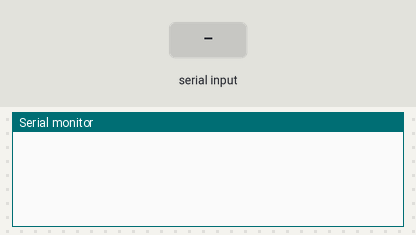
Simulated run of this sketch. Board: ESP32. On the bench: the last lines printed to the serial monitor. The test bench sets the inputs (shaded band).

Above: at 2.8 s.
2.9 s: "<90,45,200>" received over the second serial link
At 3.8 s:
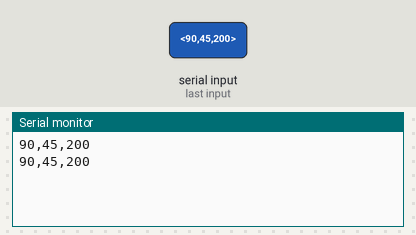
5.5 s: "<90,45>" received over the second serial link
At 6.6 s:
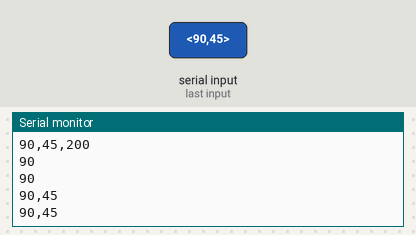
7.5 s: "<90,45,200,10>" received over the second serial link
At 8.8 s:
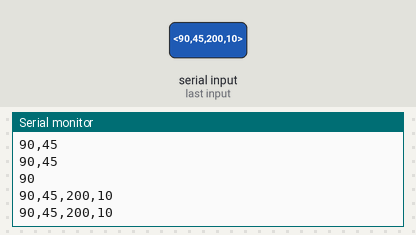
9.5 s: "<1>" received over the second serial link
At 10.8 s:
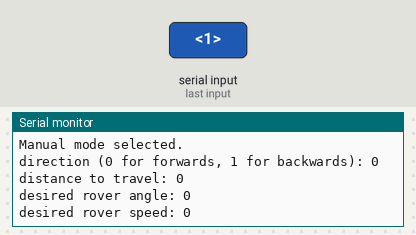
11.5 s: "<0>" received over the second serial link
At 12.8 s:
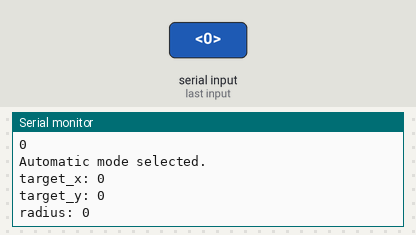
Timing chart, 0 to 14.5 s (numbered marks = the images above; inputs shaded):
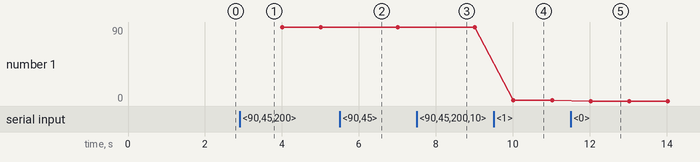

The sketch:

drive_serial0.ino
```cpp
// edit the pin numbers according to arduino nano every's pin assignment
#define TXD1 0
#define RXD1 1

// variables used for Serial Communication
#define MSG_BUFFER_SIZE (50)
char msg[MSG_BUFFER_SIZE];
char recvFromControl[MSG_BUFFER_SIZE];
char tmpFromControl[MSG_BUFFER_SIZE];
boolean newData = false;

// variables received from CONTROL from COMMAND
int driveMode;
// automatic mode
int target_x;           // target x-coordinate to travel to
int target_y;           // target y-coordinate to travel to
int radius;             // radius to sweep in automatic mode
// manual mode: can only be used after all obstacles have been detected
int cmd_direction;      // 0 for forwards, 1 for backwards
int cmd_dist;           // travel distance in terms of mm
int cmd_angle;          // -180 to 180, ACW is positive, CW is negative
int cmd_speed;          // rover speed


// variables to send to CONTROL, these values will actually change as the rover moves on the full Drive code
int rover_x=200;
int rover_y=300;
int steeringAngle=45;


void setup(){
  Serial.begin(57600);
  Serial1.begin(9600, SERIAL_8N1, RXD1, TXD1);
}

void loop(){
 getControlData();
 sendToControl();
}

// Send data to CONTROL every second
void sendToControl(){
 snprintf (msg, MSG_BUFFER_SIZE, "<%i,%i,%i>", rover_x, rover_y, steeringAngle);
 Serial1.write(msg);
 delay(1000);
}

void getControlData(){
  recvFromSerial1();
  Serial.println(recvFromControl);
  if (newData == true) {
    strcpy(tmpFromControl, recvFromControl);
    Serial.println(recvFromControl);
    parseControlData();
    printControlData();
    newData = false;
  }
}

void recvFromSerial1() {
  static boolean recvInProgress = false;
  static byte ndx = 0;
  char startMarker = '<';
  char endMarker = '>';
  char rc;

  while (Serial1.available() > 0 && newData == false) {
    rc = Serial1.read();
    if (recvInProgress == true) {
      if (rc != endMarker) {
        recvFromControl[ndx] = rc;
        ndx++;
        if (ndx >= MSG_BUFFER_SIZE) {
          ndx = MSG_BUFFER_SIZE - 1;
        }
      }
      else {
        recvFromControl[ndx] = '\0'; // terminate the string
        recvInProgress = false;
        ndx = 0;
        newData = true;
      }
    }
    else if (rc == startMarker) {
      recvInProgress = true;
    }
  }
}

void parseControlData() {
  char * strtokIndx;
  strtokIndx = strtok(recvFromControl, ",");
  driveMode = atoi(strtokIndx);
  if (driveMode == 1) {
    strtokIndx = strtok(NULL, ",");
    cmd_direction = atoi(strtokIndx);
    strtokIndx = strtok(NULL, ",");
    cmd_dist = atoi(strtokIndx);
    strtokIndx = strtok(NULL, ",");
    cmd_angle = atoi(strtokIndx);
    strtokIndx = strtok(NULL, ",");
    cmd_speed = atoi(strtokIndx);
  } else {
    strtokIndx = strtok(NULL, ",");
    target_x = atoi(strtokIndx);
    strtokIndx = strtok(NULL, ",");
    target_y = atoi(strtokIndx);
    strtokIndx = strtok(NULL, ",");
    radius = atoi(strtokIndx);
  }
}

void printControlData() {
  if (driveMode == 0){
    Serial.println("Automatic mode selected.");
    Serial.print("target_x: ");
    Serial.println(target_x);
    Serial.print("target_y: ");
    Serial.println(target_y);
    Serial.print("radius: ");
    Serial.println(radius);
  } else if (driveMode == 1){
    Serial.println("Manual mode selected.");
    Serial.print("direction (0 for forwards, 1 for backwards): ");
    Serial.println(cmd_direction);
    Serial.print("distance to travel: ");
    Serial.println(cmd_dist);
    Serial.print("desired rover angle: ");
    Serial.println(cmd_angle);
    Serial.print("desired rover speed: ");
    Serial.println(cmd_speed);
  }
}
```

Measured:
- after the input at 2.9 s, the serial monitor: prints a new line after 0.10 s (image 1)
- after the input at 5.5 s, the serial monitor: prints a new line after 0.50 s (image 2)
- after the input at 7.5 s, the serial monitor: prints a new line after 0.51 s (image 3)
- after the input at 9.5 s, the serial monitor: prints a new line after 0.51 s (image 4)
- after the input at 11.5 s, the serial monitor: prints a new line after 0.52 s (image 5)
- plotted number 1: 90 → 1 after the input at 9.5 s
